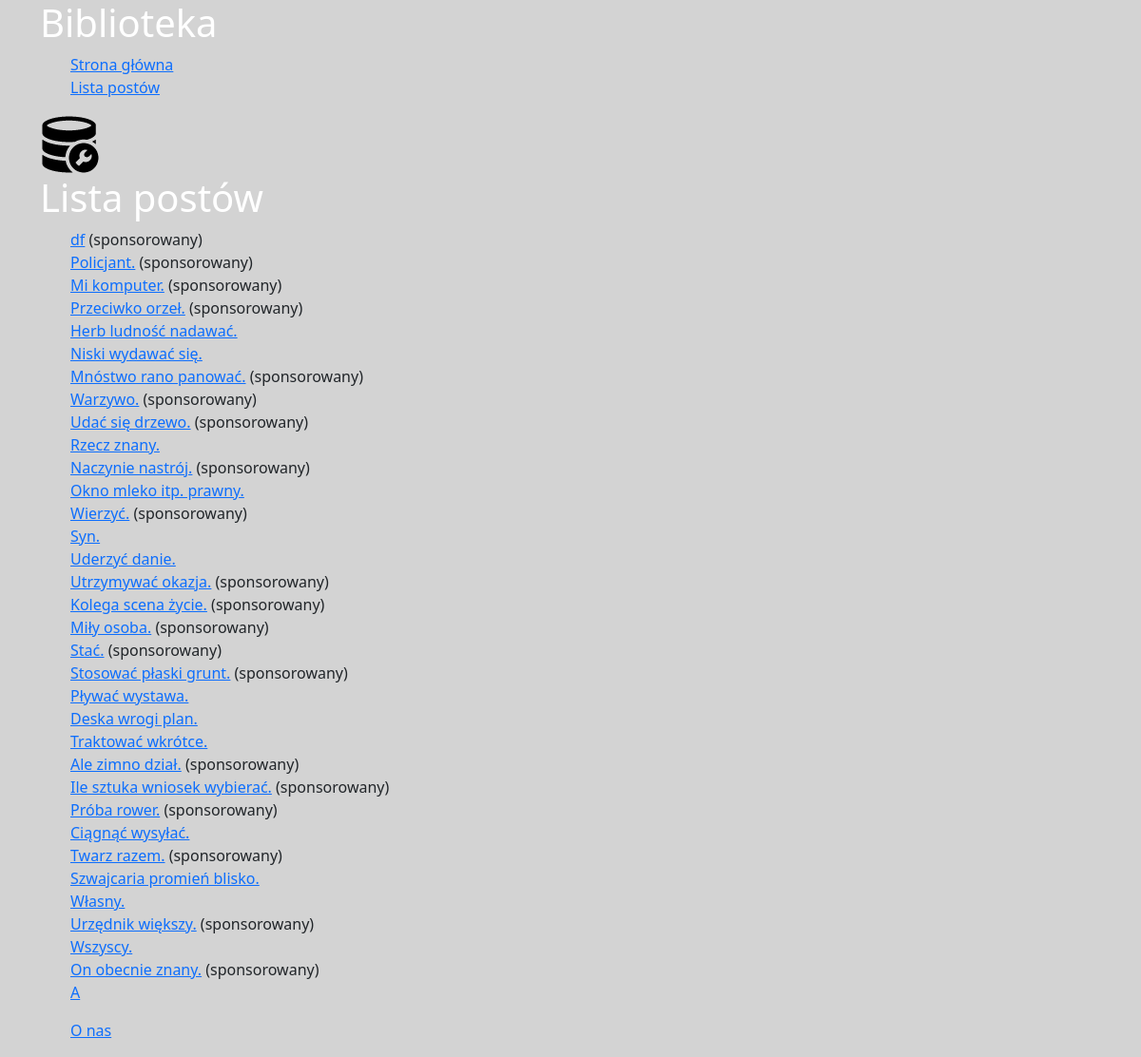
/posts/, run on the app's committed database.
### posts/models.py (models this page shows, shortened)
class Post(models.Model):
    title = models.CharField(max_length=255)
    content = models.TextField()
    published = models.BooleanField(default=False)
    created = models.DateTimeField(auto_now_add=True)
    modified = models.DateTimeField(auto_now=True)
    sponsored = models.BooleanField(default=False)
    author = models.ForeignKey("auth.User", on_delete=models.CASCADE)
    tags = models.ManyToManyField('tags.Tag', related_name="posts")
    category = models.ManyToManyField('posts.Category')

### posts/views.py (the view)
# urls.py: path('', posts_list, name="list"),
def posts_list(request):
    posts = Post.objects.all()
    context = {'posts_list': posts}
    return render(request, "posts/list.html", context=context)

### posts/templates/posts/list.html
{% extends 'base.html' %}
{% load static %}
{% block styles %}
<link href="{% static 'posts/css/style.css' %}" rel="stylesheet">
{% endblock %}
{% block content %}
<h1>Lista postów</h1>
<ul>
    {% for post in posts_list %}
        <li><a href="{% url 'posts:details' post.id %}">{{ post.title }}</a>
            {% if post.sponsored %}
                (sponsorowany)
            {% endif %}
        </li>
    {% endfor %}
</ul>
{% endblock %}

### main/static/main/css/style.css (style rules this page uses)
body { background-color: lightblue; }
h1 { color: white; }

### posts/static/posts/css/style.css (style rules this page uses)
body { background-color: lightgray; }
ul { list-style-type: none; }

### data on the page
Post: title "df", sponsored "(sponsorowany)"
Post: title "Policjant.", sponsored "(sponsorowany)"
Post: title "Mi komputer.", sponsored "(sponsorowany)"
Post: title "Przeciwko orzeł.", sponsored "(sponsorowany)"
Post: title "Herb ludność nadawać."
Post: title "Niski wydawać się."
Post: title "Mnóstwo rano panować.", sponsored "(sponsorowany)"
Post: title "Warzywo.", sponsored "(sponsorowany)"
Post: title "Udać się drzewo.", sponsored "(sponsorowany)"
Post: title "Rzecz znany."
Post: title "Naczynie nastrój.", sponsored "(sponsorowany)"
Post: title "Okno mleko itp. prawny."
Post: title "Wierzyć.", sponsored "(sponsorowany)"
Post: title "Syn."
Post: title "Uderzyć danie."
Post: title "Utrzymywać okazja.", sponsored "(sponsorowany)"
Post: title "Kolega scena życie.", sponsored "(sponsorowany)"
Post: title "Miły osoba.", sponsored "(sponsorowany)"
Post: title "Stać.", sponsored "(sponsorowany)"
Post: title "Stosować płaski grunt.", sponsored "(sponsorowany)"
Post: title "Pływać wystawa."
Post: title "Deska wrogi plan."
Post: title "Traktować wkrótce."
Post: title "Ale zimno dział.", sponsored "(sponsorowany)"
Post: title "Ile sztuka wniosek wybierać.", sponsored "(sponsorowany)"
Post: title "Próba rower.", sponsored "(sponsorowany)"
Post: title "Ciągnąć wysyłać."
Post: title "Twarz razem.", sponsored "(sponsorowany)"
Post: title "Szwajcaria promień blisko."
Post: title "Własny."
Post: title "Urzędnik większy.", sponsored "(sponsorowany)"
Post: title "Wszyscy."
Post: title "On obecnie znany.", sponsored "(sponsorowany)"
Post: title "A"
